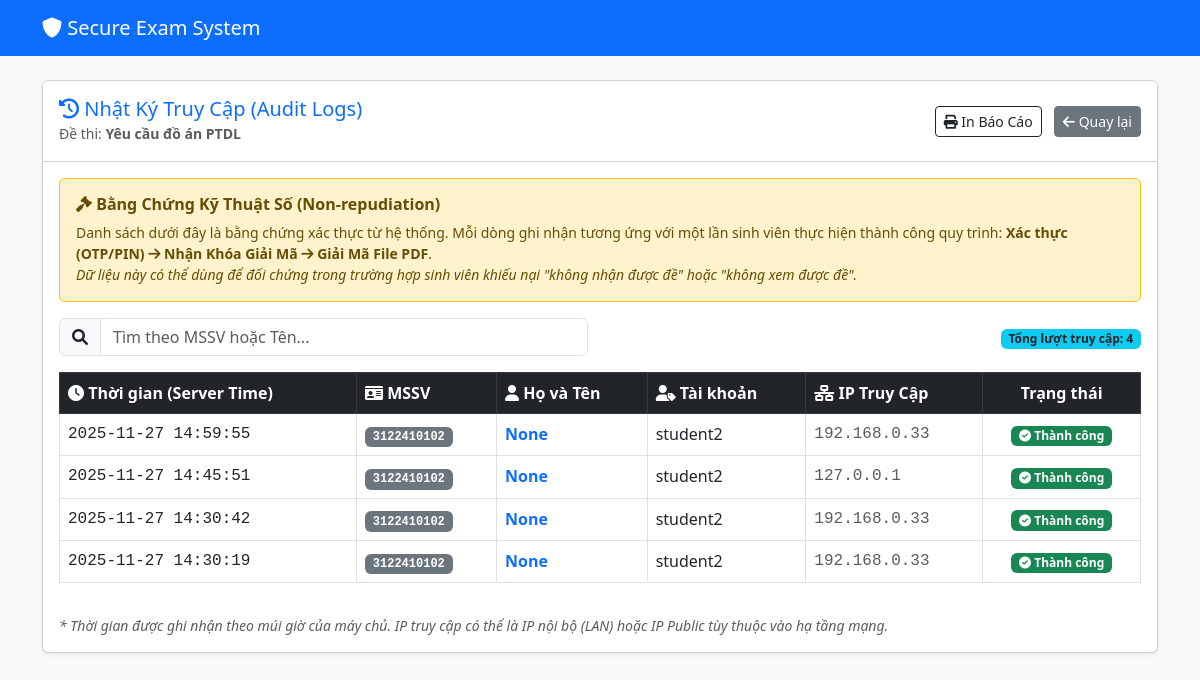
/teacher/exam_logs/13 (signed in), run on the app's committed database.
### tables this page shows
CREATE TABLE exams (
            id INTEGER PRIMARY KEY AUTOINCREMENT,
            filename TEXT,
            enc_path TEXT,
            release_time TEXT,
            expire_time TEXT,
            teacher_id INTEGER,
            ten_de TEXT,
            encrypted_aes_key BLOB,
            signature BLOB,
            file_hash TEXT,
            allowed_students TEXT
        , aes_key BLOB, pin_code TEXT, auth_mode TEXT DEFAULT 'both', allowed_groups TEXT);

CREATE TABLE audit_logs (
            id INTEGER PRIMARY KEY AUTOINCREMENT,
            user_id INTEGER,
            exam_id INTEGER,
            action TEXT,
            timestamp TEXT,
            ip_address TEXT
        );

CREATE TABLE users (
            id INTEGER PRIMARY KEY AUTOINCREMENT,
            username TEXT UNIQUE,
            password TEXT,
            role TEXT,
            email TEXT UNIQUE,
            rsa_private BLOB,
            salt TEXT,
            full_name TEXT,
            student_id TEXT,
            class_name TEXT,
            status TEXT DEFAULT 'approved',
            approval_note TEXT,
            selected_teachers TEXT,
            teacher_id TEXT,
            failed_attempts INTEGER DEFAULT 0,
            lock_until TEXT
        , is_deleted INTEGER DEFAULT 0, is_locked INTEGER DEFAULT 0);

### app.py (the view)
@app.route('/teacher/exam_logs/<int:eid>')
@login_required
def exam_logs(eid):
    if current_user.role != 'teacher':
        return redirect('/dashboard')
    row = c.execute("SELECT ten_de, teacher_id FROM exams WHERE id=?", (eid,)).fetchone()
    if not row or row[1] != current_user.id:
        flash('Không có quyền truy cập')
        return redirect('/dashboard')
    exam_title = row[0]
    logs = c.execute("""
        SELECT u.username, u.full_name, u.student_id, a.timestamp, a.ip_address
        FROM audit_logs a
        JOIN users u ON a.user_id = u.id
        WHERE a.exam_id = ? AND a.action = 'view_exam'
        ORDER BY a.timestamp DESC
    """, (eid,)).fetchall()
    return render_template('exam_logs.html', logs=logs, exam_title=exam_title, eid=eid)

### app.py (called while the page is built)
@login_manager.user_loader
def load_user(uid):
    row = c.execute("SELECT id, username, role, email FROM users WHERE id=?",(uid,)).fetchone()
    return User(*row) if row else None

@app.before_request
def ensure_csrf_token():
    if 'csrf_token' not in session:
        session['csrf_token'] = secrets.token_hex(16)

@app.after_request
def set_security_headers(resp):
    resp.headers['X-Frame-Options'] = 'SAMEORIGIN'
    resp.headers['X-Content-Type-Options'] = 'nosniff'
    resp.headers['Referrer-Policy'] = 'no-referrer'
    resp.headers['Content-Security-Policy'] = "default-src 'self'; script-src 'self' https://cdn.jsdelivr.net 'unsafe-inline' blob:; worker-src 'self' blob:; style-src 'self' https://cdn.jsdelivr.net https://cdnjs.cloudflare.com 'unsafe-inline'; font-src 'self' https://cdnjs.cloudflare.com; img-src 'self' data:; frame-ancestors 'self'; object-src 'none'"
    return resp

### templates/exam_logs.html (shortened to what this page needs)
<!DOCTYPE html>
<html lang="vi">
<head>
    <link href="https://cdn.jsdelivr.net/npm/bootstrap@5.3.0/dist/css/bootstrap.min.css" rel="stylesheet">
    <link href="https://cdnjs.cloudflare.com/ajax/libs/font-awesome/6.0.0/css/all.min.css" rel="stylesheet">
</head>
<body class="bg-light">
    <nav class="navbar navbar-expand-lg navbar-dark bg-primary mb-4 d-print-none">
        <div class="container">
            <a class="navbar-brand" href="/dashboard"><i class="fas fa-shield-alt"></i> Secure Exam System</a>
        </div>
    </nav>
    <div class="container">
        <div class="card shadow-sm mb-4">
            <div class="card-header bg-white py-3 d-flex justify-content-between align-items-center">
                <div>
                    <h5 class="mb-0 text-primary"><i class="fas fa-history"></i> Nhật Ký Truy Cập (Audit Logs)</h5>
                    <small class="text-muted">Đề thi: <strong>{{ exam_title }}</strong></small>
                </div>
                <div class="d-print-none">
                    <button onclick="window.print()" class="btn btn-outline-dark btn-sm me-2"><i class="fas fa-print"></i> In Báo Cáo</button>
                    <a href="/dashboard" class="btn btn-secondary btn-sm"><i class="fas fa-arrow-left"></i> Quay lại</a>
                </div>
            </div>
            <div class="card-body">
                <div class="alert alert-warning border-warning">
                    <h6 class="alert-heading fw-bold"><i class="fas fa-gavel"></i> Bằng Chứng Kỹ Thuật Số (Non-repudiation)</h6>
                    <p class="mb-0 small">
                        Danh sách dưới đây là bằng chứng xác thực từ hệ thống. Mỗi dòng ghi nhận tương ứng với một lần sinh viên thực hiện thành công quy trình:
                        <strong>Xác thực (OTP/PIN) <i class="fas fa-arrow-right"></i> Nhận Khóa Giải Mã <i class="fas fa-arrow-right"></i> Giải Mã File PDF</strong>.
                        <br>
                        <em>Dữ liệu này có thể dùng để đối chứng trong trường hợp sinh viên khiếu nại "không nhận được đề" hoặc "không xem được đề".</em>
                    </p>
                </div>
                <div class="row mb-3 d-print-none">
                    <div class="col-md-6">
                        <div class="input-group">
                            <span class="input-group-text"><i class="fas fa-search"></i></span>
                            <input type="text" id="searchInput" class="form-control" placeholder="Tìm theo MSSV hoặc Tên..." onkeyup="filterTable()">
                        </div>
                    </div>
                    <div class="col-md-6 text-end align-self-center">
                        <span class="badge bg-info text-dark">Tổng lượt truy cập: {{ logs|length }}</span>
                    </div>
                </div>
                <div class="table-responsive">
                    <table class="table table-hover table-bordered" id="logTable">
                        <thead class="table-dark">
                            <tr>
                                <th><i class="fas fa-clock"></i> Thời gian (Server Time)</th>
                                <th><i class="fas fa-id-card"></i> MSSV</th>
                                <th><i class="fas fa-user"></i> Họ và Tên</th>
                                <th><i class="fas fa-user-tag"></i> Tài khoản</th>
                                <th><i class="fas fa-network-wired"></i> IP Truy Cập</th>
                                <th class="text-center">Trạng thái</th>
                            </tr>
                        </thead>
                        <tbody>
                            {% for log in logs %}
                            <tr>
                                <td class="font-monospace">{{ log[3] }}</td>
                                <td><span class="badge bg-secondary font-monospace">{{ log[2] }}</span></td>
                                <td class="fw-bold text-primary">{{ log[1] }}</td>
                                <td>{{ log[0] }}</td>
                                <td class="font-monospace text-muted">{{ log[4] }}</td>
                                <td class="text-center">
                                    <span class="badge bg-success"><i class="fas fa-check-circle"></i> Thành công</span>
                                </td>
                            </tr>
                            {% endfor %}
                        </tbody>
                    </table>
                </div>
                <div class="mt-3 text-muted small fst-italic">
                    * Thời gian được ghi nhận theo múi giờ của máy chủ. IP truy cập có thể là IP nội bộ (LAN) hoặc IP Public tùy thuộc vào hạ tầng mạng.
                </div>
            </div>
        </div>
    </div>
</body>
</html>

### data on the page
exams: ten_de "Yêu cầu đồ án PTDL"
audit_logs: timestamp "2025-11-27 14:59:55", student_id "3122410102", log "None", username "student2", ip_address "192.168.0.33"
audit_logs: timestamp "2025-11-27 14:45:51", student_id "3122410102", log "None", username "student2", ip_address "127.0.0.1"
audit_logs: timestamp "2025-11-27 14:30:42", student_id "3122410102", log "None", username "student2", ip_address "192.168.0.33"
audit_logs: timestamp "2025-11-27 14:30:19", student_id "3122410102", log "None", username "student2", ip_address "192.168.0.33"

### other printed values
{{ logs|length }} "4"
